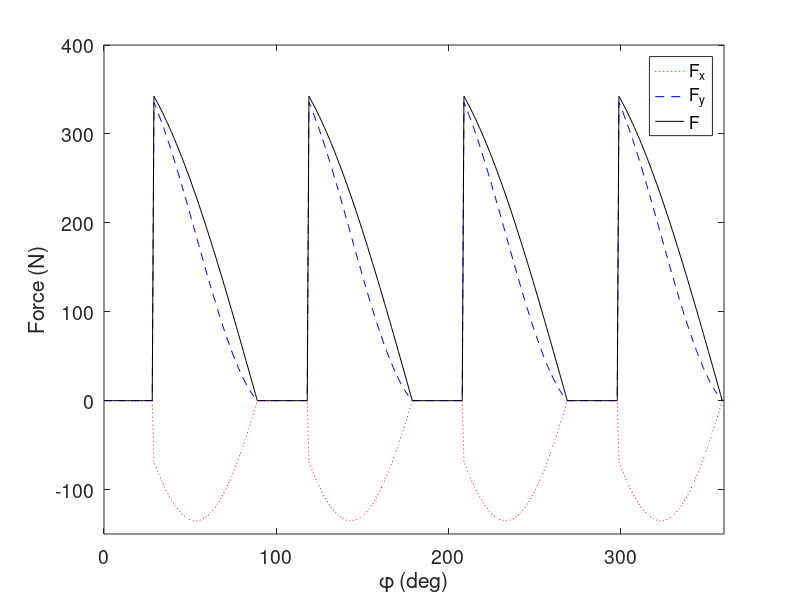
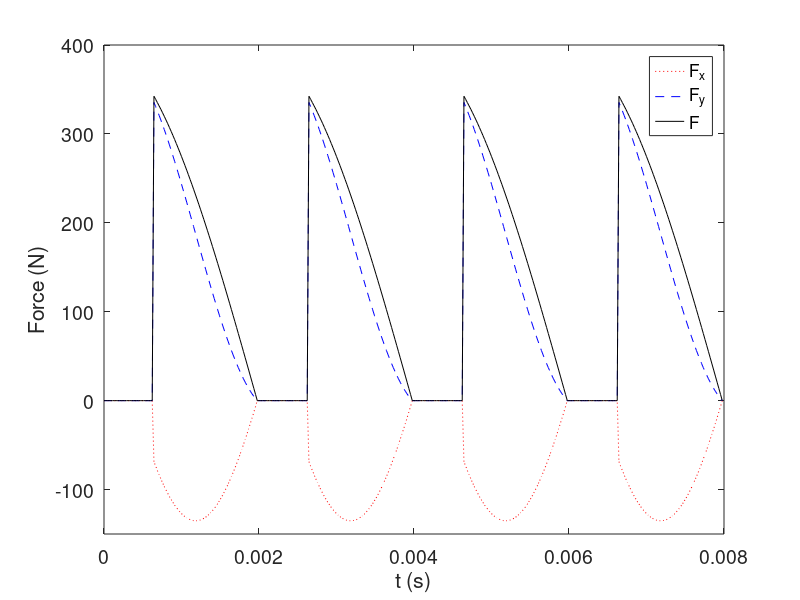

Write the MATLAB code that produced these figures, in order.
% p_4_1_2_2.m
% Copyright
% University of Florida
% T. Schmitz
% June 1, 2008

clear all
close all
clc

% Simulation specifications
kt = 750;                       % tangential specific force, N/mm^2
kn = 250;                       % normal specific force, N/mm^2
b = 5;                          % axial depth, mm
ft = 0.1;                       % feed per tooth, mm/tooth
phis = 120;                     % cut start angle, deg
phie = 180;                     % cut exit angle, deg
gamma = 0;                      % helix angle, deg
d = 19;                         % cutter diameter, mm
Nt = 4;                         % number of teeth, int
omega = 7500;                   % spindle speed, rpm
steps = 360;                    % steps for one cutter revolution, int
dt = 60/(steps*omega);          % time step, s
dphi = 360/steps;               % angular step, deg
if gamma == 0                   % straight teeth
    db = b;                     % discretized axial depth, m
else                            % nonzero helix angle
    db = d*(dphi*pi/180)/2/tan(gamma*pi/180);
end
steps_axial = round(b/db);      % number of steps along tool axis
tooth_angles = 0:360/Nt:(360-360/Nt);  % angles of Nt cutter teeth starting from zero, deg

% Initialize vectors
teeth = round(tooth_angles/dphi) + 1;
phi = linspace(0, (steps-1)*dphi, steps);
Force_x = zeros(1, steps);
Force_y = zeros(1, steps);

% Main program
for cnt1 = 1:steps              % time steps, s
    for cnt2 = 1:Nt              
   		teeth(cnt2) = teeth(cnt2) + 1;      % index teeth pointer one position (rotate cutter by dphi)
	    if teeth(cnt2) > steps
	      	teeth(cnt2) = 1;
      	end
    end

    Fx = 0;
    Fy = 0;
    for cnt3 = 1:Nt                         % sum forces over all teeth
        for cnt4 = 1:steps_axial            % sum forces along axial depth of helical endmill
            phi_counter = teeth(cnt3) - (cnt4-1);
            if phi_counter < 1              % helix has wrapped through phi = 0 deg
                phi_counter = phi_counter + steps;
            end
            phia = phi(phi_counter);        % angle for given axial disk, deg
            
            if (phia >= phis) && (phia <= phie)          % verify that tooth angle is in specified range for current disk, deg
                h = ft*sin(phia*pi/180);                % chip thickness, m
                Ft = kt*db*h;                           % tangential force, N
                Fn = kn*db*h;                           % normal force, N
         	else    % tooth angle is outside range bounded by radial immersion
        		Ft = 0;
                Fn = 0;
            end

            Fx = Fx + Fn*sin(phia*pi/180) + Ft*cos(phia*pi/180);    % N
            Fy = Fy - Fn*cos(phia*pi/180) + Ft*sin(phia*pi/180);    % N
        end     % cnt4 loop
    end         % cnt3 loop
    
    Force_x(cnt1) = Fx;
    Force_y(cnt1) = Fy;
    t(cnt1) = (cnt1-1)*dt;
    tooth_angle(cnt1) = (cnt1-1)*dphi;
end             % cnt1 loop

% Calculate resultant force
Force = (Force_x.^2 + Force_y.^2).^0.5; % N
time = tooth_angle/omega*60/360;

figure(1)
plot(tooth_angle, Force_x, 'r:', tooth_angle, Force_y, 'b--', tooth_angle, Force, 'k')
axis([0 360 -150 400])
set(gca,'FontSize', 14)
xlabel('\phi (deg)')
ylabel('Force (N)')
legend('F_x', 'F_y', 'F')

figure(2)
plot(t, Force_x, 'r:', t, Force_y, 'b--', t, Force, 'k')
axis([0 0.008 -150 400])
set(gca,'FontSize', 14)
xlabel('t (s)')
ylabel('Force (N)')
legend('F_x', 'F_y', 'F')
